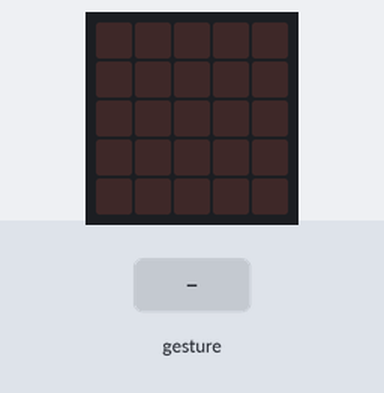
A program run on a simulated BBC micro:bit (MakeCode). On the bench: the board's 5×5 LED display. Inputs (shaded band) come from the test bench. Random numbers come from a fixed seed; a tilt is held for 1.5 s and a shake lasts 1 s, then the board lies face up again.

Above: at 1.2 s.
1.3 s: gesture 'shake'
At 2.7 s:
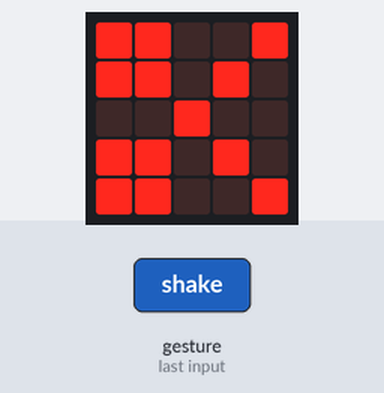
3.0 s: gesture 'shake'
At 4.1 s:
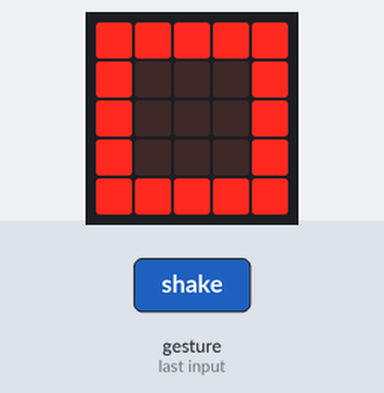
Timing chart, 0 to 6.0 s (numbered marks = the images above; inputs shaded):
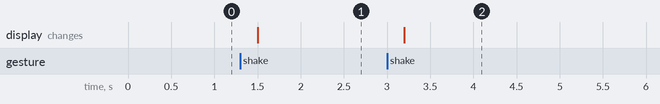

The program:

rock_paper_scissors.py
```python
hand = 0

def on_gesture_shake():
    global hand
    hand = randint(0, 2)
    if hand == 0:
        basic.show_leds("""
            # # . . #
            # # . # .
            . . # . .
            # # . # .
            # # . . #
            """)
    elif hand == 1:
        basic.show_leds("""
            . . . . .
            . # # # .
            . # # # .
            . # # # .
            . . . . .
            """)
    elif hand == 2:
        basic.show_leds("""
            # # # # #
            # . . . #
            # . . . #
            # . . . #
            # # # # #
            """)
input.on_gesture(Gesture.SHAKE, on_gesture_shake)
```

Measured:
- after the input at 1.3 s, the display: changes after 0.20 s (image 1)
- after the input at 3.0 s, the display: changes after 0.20 s (image 2)
